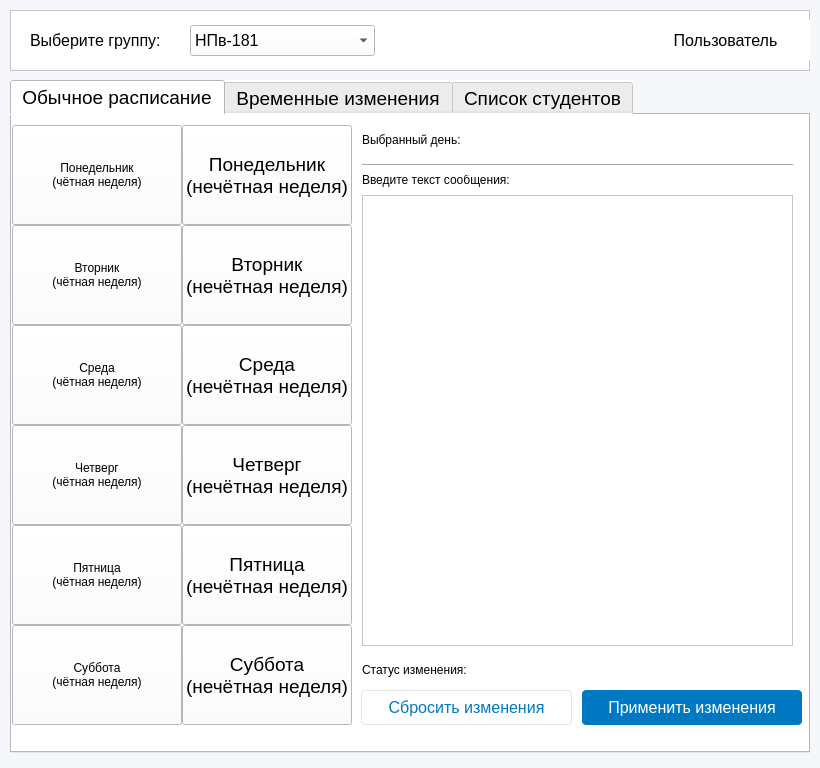
<?xml version="1.0" encoding="UTF-8"?>
<ui version="4.0">
 <class>MainWindow2</class>
 <widget class="QMainWindow" name="MainWindow2">
  <property name="geometry">
   <rect>
    <x>0</x>
    <y>0</y>
    <width>820</width>
    <height>768</height>
   </rect>
  </property>
  <property name="windowTitle">
   <string>Управление ботом РУДН</string>
  </property>
  <property name="styleSheet">
   <string notr="true">background-color: rgb(245, 247, 250);
opacity: 1;</string>
  </property>
  <widget class="QWidget" name="centralwidget">
   <property name="styleSheet">
    <string notr="true">background: #F5F7FA;
opacity: 1;</string>
   </property>
   <widget class="QTabWidget" name="tabWidget">
    <property name="geometry">
     <rect>
      <x>10</x>
      <y>80</y>
      <width>800</width>
      <height>673</height>
     </rect>
    </property>
    <property name="font">
     <font>
      <pointsize>14</pointsize>
     </font>
    </property>
    <property name="styleSheet">
     <string notr="true">background-color: rgb(255, 255, 255);</string>
    </property>
    <property name="currentIndex">
     <number>0</number>
    </property>
    <widget class="QWidget" name="tab_1">
     <attribute name="title">
      <string>Обычное расписание</string>
     </attribute>
     <widget class="QPushButton" name="b_thu_1">
      <property name="geometry">
       <rect>
        <x>170</x>
        <y>310</y>
        <width>170</width>
        <height>100</height>
       </rect>
      </property>
      <property name="font">
       <font>
        <pointsize>14</pointsize>
       </font>
      </property>
      <property name="text">
       <string>Четверг
(нечётная неделя)</string>
      </property>
     </widget>
     <widget class="QPushButton" name="b_tue_0">
      <property name="geometry">
       <rect>
        <x>0</x>
        <y>110</y>
        <width>170</width>
        <height>100</height>
       </rect>
      </property>
      <property name="styleSheet">
       <string notr="true">font: 14pt &quot;MS Shell Dlg 2&quot;;</string>
      </property>
      <property name="text">
       <string>Вторник
(чётная неделя)</string>
      </property>
     </widget>
     <widget class="QPushButton" name="b_fri_1">
      <property name="geometry">
       <rect>
        <x>170</x>
        <y>410</y>
        <width>170</width>
        <height>100</height>
       </rect>
      </property>
      <property name="font">
       <font>
        <pointsize>14</pointsize>
       </font>
      </property>
      <property name="text">
       <string>Пятница
(нечётная неделя)</string>
      </property>
     </widget>
     <widget class="QPushButton" name="b_fri_0">
      <property name="geometry">
       <rect>
        <x>0</x>
        <y>410</y>
        <width>170</width>
        <height>100</height>
       </rect>
      </property>
      <property name="styleSheet">
       <string notr="true">font: 75 14pt &quot;MS Shell Dlg 2&quot;;</string>
      </property>
      <property name="text">
       <string>Пятница
(чётная неделя)</string>
      </property>
     </widget>
     <widget class="QPushButton" name="b_sat_1">
      <property name="geometry">
       <rect>
        <x>170</x>
        <y>510</y>
        <width>170</width>
        <height>100</height>
       </rect>
      </property>
      <property name="font">
       <font>
        <pointsize>14</pointsize>
       </font>
      </property>
      <property name="text">
       <string>Суббота
(нечётная неделя)</string>
      </property>
     </widget>
     <widget class="QPushButton" name="b_tue_1">
      <property name="geometry">
       <rect>
        <x>170</x>
        <y>110</y>
        <width>170</width>
        <height>100</height>
       </rect>
      </property>
      <property name="font">
       <font>
        <pointsize>14</pointsize>
       </font>
      </property>
      <property name="text">
       <string>Вторник
(нечётная неделя)</string>
      </property>
     </widget>
     <widget class="QPushButton" name="b_wed_0">
      <property name="geometry">
       <rect>
        <x>0</x>
        <y>210</y>
        <width>170</width>
        <height>100</height>
       </rect>
      </property>
      <property name="styleSheet">
       <string notr="true">font: 14pt &quot;MS Shell Dlg 2&quot;;</string>
      </property>
      <property name="text">
       <string>Среда
(чётная неделя)</string>
      </property>
     </widget>
     <widget class="QPushButton" name="b_mon_0">
      <property name="geometry">
       <rect>
        <x>0</x>
        <y>10</y>
        <width>170</width>
        <height>100</height>
       </rect>
      </property>
      <property name="styleSheet">
       <string notr="true">font: 14pt &quot;MS Shell Dlg 2&quot;;</string>
      </property>
      <property name="text">
       <string>Понедельник
(чётная неделя)</string>
      </property>
     </widget>
     <widget class="QPushButton" name="b_wed_1">
      <property name="geometry">
       <rect>
        <x>170</x>
        <y>210</y>
        <width>170</width>
        <height>100</height>
       </rect>
      </property>
      <property name="font">
       <font>
        <pointsize>14</pointsize>
       </font>
      </property>
      <property name="text">
       <string>Среда
(нечётная неделя)</string>
      </property>
     </widget>
     <widget class="QPushButton" name="b_mon_1">
      <property name="geometry">
       <rect>
        <x>170</x>
        <y>10</y>
        <width>170</width>
        <height>100</height>
       </rect>
      </property>
      <property name="font">
       <font>
        <pointsize>14</pointsize>
       </font>
      </property>
      <property name="text">
       <string>Понедельник
(нечётная неделя)</string>
      </property>
     </widget>
     <widget class="QPushButton" name="b_sat_0">
      <property name="geometry">
       <rect>
        <x>0</x>
        <y>510</y>
        <width>170</width>
        <height>100</height>
       </rect>
      </property>
      <property name="styleSheet">
       <string notr="true">font: 75 14pt &quot;MS Shell Dlg 2&quot;;</string>
      </property>
      <property name="text">
       <string>Суббота
(чётная неделя)</string>
      </property>
     </widget>
     <widget class="QPushButton" name="b_thu_0">
      <property name="geometry">
       <rect>
        <x>0</x>
        <y>310</y>
        <width>170</width>
        <height>100</height>
       </rect>
      </property>
      <property name="styleSheet">
       <string notr="true">font: 75 14pt &quot;MS Shell Dlg 2&quot;;</string>
      </property>
      <property name="text">
       <string>Четверг
(чётная неделя)</string>
      </property>
     </widget>
     <widget class="QPlainTextEdit" name="plainTextEdit">
      <property name="geometry">
       <rect>
        <x>350</x>
        <y>80</y>
        <width>431</width>
        <height>451</height>
       </rect>
      </property>
     </widget>
     <widget class="QPushButton" name="clear_PTE">
      <property name="geometry">
       <rect>
        <x>349</x>
        <y>575</y>
        <width>211</width>
        <height>35</height>
       </rect>
      </property>
      <property name="styleSheet">
       <string notr="true">background: #FFFFFF ;
box-shadow: 0px 2px 16px #00000014;
border-radius: 4px;
opacity: 1;
text-align: center;
font: normal normal medium 12px/14px Roboto;
letter-spacing: 0px;
color: #0079C2;
text-transform: uppercase;
font-size: 16px;
font-weight: medium; 
border: 1px solid #e5e5e5;</string>
      </property>
      <property name="text">
       <string>Сбросить изменения</string>
      </property>
     </widget>
     <widget class="QPushButton" name="send_changes">
      <property name="geometry">
       <rect>
        <x>570</x>
        <y>575</y>
        <width>220</width>
        <height>35</height>
       </rect>
      </property>
      <property name="styleSheet">
       <string notr="true">background: #0079C2 ;
box-shadow: 0px 2px 16px #00000014;
border-radius: 4px;
opacity: 1;
text-align: center;
letter-spacing: 0px;
color: #FFFFFF;
text-transform: uppercase;
font-size: 16px;
font-weight: medium; </string>
      </property>
      <property name="text">
       <string>Применить изменения</string>
      </property>
     </widget>
     <widget class="QLabel" name="label_5">
      <property name="geometry">
       <rect>
        <x>350</x>
        <y>10</y>
        <width>160</width>
        <height>30</height>
       </rect>
      </property>
      <property name="text">
       <string>Выбранный день:</string>
      </property>
     </widget>
     <widget class="QLabel" name="l_day">
      <property name="geometry">
       <rect>
        <x>510</x>
        <y>10</y>
        <width>271</width>
        <height>30</height>
       </rect>
      </property>
      <property name="font">
       <font>
        <pointsize>13</pointsize>
       </font>
      </property>
      <property name="text">
       <string/>
      </property>
     </widget>
     <widget class="QLabel" name="label_6">
      <property name="geometry">
       <rect>
        <x>350</x>
        <y>540</y>
        <width>170</width>
        <height>30</height>
       </rect>
      </property>
      <property name="text">
       <string>Статус изменения:</string>
      </property>
     </widget>
     <widget class="QLabel" name="l_status">
      <property name="geometry">
       <rect>
        <x>520</x>
        <y>540</y>
        <width>250</width>
        <height>30</height>
       </rect>
      </property>
      <property name="font">
       <font>
        <pointsize>13</pointsize>
       </font>
      </property>
      <property name="text">
       <string/>
      </property>
     </widget>
     <widget class="QLabel" name="label_7">
      <property name="geometry">
       <rect>
        <x>350</x>
        <y>50</y>
        <width>241</width>
        <height>30</height>
       </rect>
      </property>
      <property name="text">
       <string>Введите текст сообщения:</string>
      </property>
     </widget>
     <widget class="Line" name="line">
      <property name="geometry">
       <rect>
        <x>350</x>
        <y>40</y>
        <width>431</width>
        <height>20</height>
       </rect>
      </property>
      <property name="orientation">
       <enum>Qt::Horizontal</enum>
      </property>
     </widget>
    </widget>
    <widget class="QWidget" name="tab_2">
     <attribute name="title">
      <string>Временные изменения</string>
     </attribute>
     <widget class="QPlainTextEdit" name="PTE_temp">
      <property name="geometry">
       <rect>
        <x>10</x>
        <y>310</y>
        <width>650</width>
        <height>171</height>
       </rect>
      </property>
     </widget>
     <widget class="QDateEdit" name="DE_temp">
      <property name="geometry">
       <rect>
        <x>10</x>
        <y>530</y>
        <width>771</width>
        <height>51</height>
       </rect>
      </property>
      <property name="styleSheet">
       <string notr="true">letter-spacing: 0px;
text-transform: uppercase;
font-size: 16px;
font-weight: medium; </string>
      </property>
     </widget>
     <widget class="QPushButton" name="clear_PTE_temp">
      <property name="geometry">
       <rect>
        <x>670</x>
        <y>400</y>
        <width>120</width>
        <height>80</height>
       </rect>
      </property>
      <property name="styleSheet">
       <string notr="true">background: #FFFFFF ;
box-shadow: 0px 2px 16px #00000014;
border-radius: 4px;
opacity: 1;
text-align: center;
font: normal normal medium 12px/14px Roboto;
letter-spacing: 0px;
color: #0079C2;
text-transform: uppercase;
font-size: 16px;
font-weight: medium; 
border: 1px solid #e5e5e5;</string>
      </property>
      <property name="text">
       <string>Сбросить
текст
сообщения</string>
      </property>
     </widget>
     <widget class="QPushButton" name="send_chages_temp">
      <property name="geometry">
       <rect>
        <x>670</x>
        <y>310</y>
        <width>120</width>
        <height>80</height>
       </rect>
      </property>
      <property name="styleSheet">
       <string notr="true">background: #0079C2 ;
box-shadow: 0px 2px 16px #00000014;
border-radius: 4px;
opacity: 1;
text-align: center;
letter-spacing: 0px;
color: #FFFFFF;
text-transform: uppercase;
font-size: 16px;
font-weight: medium; </string>
      </property>
      <property name="text">
       <string>Отправить
текст
сообщения</string>
      </property>
     </widget>
     <widget class="QLabel" name="label">
      <property name="geometry">
       <rect>
        <x>10</x>
        <y>590</y>
        <width>171</width>
        <height>20</height>
       </rect>
      </property>
      <property name="styleSheet">
       <string notr="true">letter-spacing: 0px;
text-transform: uppercase;
font-size: 16px;
font-weight: medium; </string>
      </property>
      <property name="text">
       <string>Статус изменения:</string>
      </property>
     </widget>
     <widget class="QLabel" name="l_status_2">
      <property name="geometry">
       <rect>
        <x>180</x>
        <y>590</y>
        <width>250</width>
        <height>31</height>
       </rect>
      </property>
      <property name="styleSheet">
       <string notr="true">letter-spacing: 0px;
text-transform: uppercase;
font-size: 16px;
font-weight: medium; </string>
      </property>
      <property name="text">
       <string/>
      </property>
     </widget>
     <widget class="QLabel" name="label_3">
      <property name="geometry">
       <rect>
        <x>10</x>
        <y>280</y>
        <width>250</width>
        <height>30</height>
       </rect>
      </property>
      <property name="styleSheet">
       <string notr="true">letter-spacing: 0px;
text-transform: uppercase;
font-size: 16px;
font-weight: medium; </string>
      </property>
      <property name="text">
       <string>Введите текст сообщения:</string>
      </property>
     </widget>
     <widget class="QLabel" name="label_4">
      <property name="geometry">
       <rect>
        <x>10</x>
        <y>5</y>
        <width>250</width>
        <height>20</height>
       </rect>
      </property>
      <property name="styleSheet">
       <string notr="true">letter-spacing: 0px;
text-transform: uppercase;
font-size: 16px;
font-weight: medium; </string>
      </property>
      <property name="text">
       <string>Запланированные события:</string>
      </property>
     </widget>
     <widget class="QPushButton" name="delete_temp_note">
      <property name="geometry">
       <rect>
        <x>670</x>
        <y>30</y>
        <width>120</width>
        <height>80</height>
       </rect>
      </property>
      <property name="styleSheet">
       <string notr="true">background: #0079C2 ;
box-shadow: 0px 2px 16px #00000014;
border-radius: 4px;
opacity: 1;
text-align: center;
letter-spacing: 0px;
color: #FFFFFF;
text-transform: uppercase;
font-size: 16px;
font-weight: medium; </string>
      </property>
      <property name="text">
       <string>Удалить
запись</string>
      </property>
     </widget>
     <widget class="QLabel" name="label_8">
      <property name="geometry">
       <rect>
        <x>10</x>
        <y>490</y>
        <width>251</width>
        <height>31</height>
       </rect>
      </property>
      <property name="styleSheet">
       <string notr="true">letter-spacing: 0px;
text-transform: uppercase;
font-size: 16px;
font-weight: medium; </string>
      </property>
      <property name="text">
       <string>Выберите дату сообщения:</string>
      </property>
     </widget>
     <widget class="QTreeWidget" name="TW_temp">
      <property name="geometry">
       <rect>
        <x>10</x>
        <y>30</y>
        <width>651</width>
        <height>241</height>
       </rect>
      </property>
      <attribute name="headerShowSortIndicator" stdset="0">
       <bool>true</bool>
      </attribute>
      <column>
       <property name="text">
        <string>Дата события</string>
       </property>
      </column>
      <column>
       <property name="text">
        <string>Текст события</string>
       </property>
      </column>
     </widget>
     <widget class="QPushButton" name="refresh_btn_tab2">
      <property name="geometry">
       <rect>
        <x>670</x>
        <y>120</y>
        <width>120</width>
        <height>80</height>
       </rect>
      </property>
      <property name="styleSheet">
       <string notr="true">background-color: rgb(255, 255, 255);
opacity: 1;
text-align: center;
font: normal normal medium 12px/14px Roboto;
letter-spacing: 0px;
color: #0079C2;
text-transform: uppercase;
font-size: 16px;
font-weight: medium; 
border: 1px solid #e5e5e5;

</string>
      </property>
      <property name="text">
       <string>Обновить</string>
      </property>
     </widget>
    </widget>
    <widget class="QWidget" name="tab">
     <attribute name="title">
      <string>Список студентов</string>
     </attribute>
     <widget class="QTreeWidget" name="stud_tab">
      <property name="geometry">
       <rect>
        <x>0</x>
        <y>0</y>
        <width>641</width>
        <height>631</height>
       </rect>
      </property>
      <property name="horizontalScrollBarPolicy">
       <enum>Qt::ScrollBarAlwaysOff</enum>
      </property>
      <property name="sortingEnabled">
       <bool>false</bool>
      </property>
      <property name="columnCount">
       <number>5</number>
      </property>
      <attribute name="headerCascadingSectionResizes">
       <bool>false</bool>
      </attribute>
      <attribute name="headerHighlightSections">
       <bool>false</bool>
      </attribute>
      <attribute name="headerShowSortIndicator" stdset="0">
       <bool>false</bool>
      </attribute>
      <attribute name="headerStretchLastSection">
       <bool>true</bool>
      </attribute>
      <column>
       <property name="text">
        <string>№</string>
       </property>
      </column>
      <column>
       <property name="text">
        <string>Фамилия</string>
       </property>
      </column>
      <column>
       <property name="text">
        <string>Имя</string>
       </property>
      </column>
      <column>
       <property name="text">
        <string>Отчество</string>
       </property>
      </column>
      <column>
       <property name="text">
        <string>Номер студенческого</string>
       </property>
      </column>
     </widget>
     <widget class="QPushButton" name="add_stud_btn">
      <property name="geometry">
       <rect>
        <x>649</x>
        <y>20</y>
        <width>141</width>
        <height>80</height>
       </rect>
      </property>
      <property name="styleSheet">
       <string notr="true">background: var(--primary);
background: #0079C2 ;
box-shadow: 0px 2px 16px #00000014;
border-radius: 4px;
opacity: 1;
font: var(--unnamed-font-style-normal) normal medium 12px/14px var(--unnamed-font-family-roboto);
letter-spacing: var(--unnamed-character-spacing-0);
text-align: center;
font: normal normal medium 12px/14px Roboto;
letter-spacing: 0px;
color: #FFFFFF;
text-transform: uppercase;
opacity: 1;
font-size: 16px;
font-weight: medium; </string>
      </property>
      <property name="text">
       <string>Добавить
студента</string>
      </property>
     </widget>
     <widget class="QPushButton" name="delete_stud_btn">
      <property name="geometry">
       <rect>
        <x>649</x>
        <y>110</y>
        <width>141</width>
        <height>80</height>
       </rect>
      </property>
      <property name="styleSheet">
       <string notr="true">background: var(--primary);
background: #0079C2 ;
box-shadow: 0px 2px 16px #00000014;
border-radius: 4px;
opacity: 1;
font: var(--unnamed-font-style-normal) normal medium 12px/14px var(--unnamed-font-family-roboto);
letter-spacing: var(--unnamed-character-spacing-0);
text-align: center;
font: normal normal medium 12px/14px Roboto;
letter-spacing: 0px;
color: #FFFFFF;
text-transform: uppercase;
opacity: 1;
font-size: 16px;
font-weight: medium; </string>
      </property>
      <property name="text">
       <string>Удалить
студента</string>
      </property>
     </widget>
     <widget class="QPushButton" name="refresh_btn_tab3">
      <property name="geometry">
       <rect>
        <x>649</x>
        <y>200</y>
        <width>141</width>
        <height>80</height>
       </rect>
      </property>
      <property name="styleSheet">
       <string notr="true">background: var(--primary);
background: #0079C2 ;
box-shadow: 0px 2px 16px #00000014;
border-radius: 4px;
opacity: 1;
font: var(--unnamed-font-style-normal) normal medium 12px/14px var(--unnamed-font-family-roboto);
letter-spacing: var(--unnamed-character-spacing-0);
text-align: center;
font: normal normal medium 12px/14px Roboto;
letter-spacing: 0px;
color: #FFFFFF;
text-transform: uppercase;
opacity: 1;
font-size: 16px;
font-weight: medium; </string>
      </property>
      <property name="text">
       <string>Обновить</string>
      </property>
     </widget>
     <widget class="QPushButton" name="pushButton">
      <property name="geometry">
       <rect>
        <x>649</x>
        <y>290</y>
        <width>141</width>
        <height>80</height>
       </rect>
      </property>
      <property name="styleSheet">
       <string notr="true">background: var(--primary);
background: #0079C2 ;
box-shadow: 0px 2px 16px #00000014;
border-radius: 4px;
opacity: 1;
font: var(--unnamed-font-style-normal) normal medium 12px/14px var(--unnamed-font-family-roboto);
letter-spacing: var(--unnamed-character-spacing-0);
text-align: center;
font: normal normal medium 12px/14px Roboto;
letter-spacing: 0px;
color: #FFFFFF;
text-transform: uppercase;
opacity: 1;
font-size: 16px;
font-weight: medium; </string>
      </property>
      <property name="text">
       <string>Изменение
данных</string>
      </property>
     </widget>
     <widget class="QPushButton" name="pushButton_2">
      <property name="geometry">
       <rect>
        <x>649</x>
        <y>380</y>
        <width>141</width>
        <height>80</height>
       </rect>
      </property>
      <property name="styleSheet">
       <string notr="true">background: var(--primary);
background: #0079C2 ;
box-shadow: 0px 2px 16px #00000014;
border-radius: 4px;
opacity: 1;
font: var(--unnamed-font-style-normal) normal medium 12px/14px var(--unnamed-font-family-roboto);
letter-spacing: var(--unnamed-character-spacing-0);
text-align: center;
font: normal normal medium 12px/14px Roboto;
letter-spacing: 0px;
color: #FFFFFF;
text-transform: uppercase;
opacity: 1;
font-size: 16px;
font-weight: medium; </string>
      </property>
      <property name="text">
       <string>Обзор
успеваемости</string>
      </property>
     </widget>
    </widget>
   </widget>
   <widget class="QFrame" name="frame">
    <property name="geometry">
     <rect>
      <x>10</x>
      <y>10</y>
      <width>800</width>
      <height>61</height>
     </rect>
    </property>
    <property name="styleSheet">
     <string notr="true">background-color: rgb(255, 255, 255);</string>
    </property>
    <property name="frameShape">
     <enum>QFrame::StyledPanel</enum>
    </property>
    <property name="frameShadow">
     <enum>QFrame::Raised</enum>
    </property>
    <widget class="QLabel" name="l_name">
     <property name="geometry">
      <rect>
       <x>630</x>
       <y>10</y>
       <width>171</width>
       <height>40</height>
      </rect>
     </property>
     <property name="sizePolicy">
      <sizepolicy hsizetype="Preferred" vsizetype="Preferred">
       <horstretch>0</horstretch>
       <verstretch>0</verstretch>
      </sizepolicy>
     </property>
     <property name="font">
      <font>
       <pointsize>-1</pointsize>
      </font>
     </property>
     <property name="layoutDirection">
      <enum>Qt::LeftToRight</enum>
     </property>
     <property name="autoFillBackground">
      <bool>false</bool>
     </property>
     <property name="styleSheet">
      <string notr="true">letter-spacing: 0px;
text-transform: uppercase;
font-size: 16px;
font-weight: medium; </string>
     </property>
     <property name="text">
      <string>Пользователь</string>
     </property>
     <property name="textFormat">
      <enum>Qt::AutoText</enum>
     </property>
     <property name="alignment">
      <set>Qt::AlignCenter</set>
     </property>
     <property name="wordWrap">
      <bool>false</bool>
     </property>
    </widget>
    <widget class="QLabel" name="label_2">
     <property name="geometry">
      <rect>
       <x>20</x>
       <y>10</y>
       <width>147</width>
       <height>40</height>
      </rect>
     </property>
     <property name="styleSheet">
      <string notr="true">letter-spacing: 0px;
text-transform: uppercase;
font-size: 16px;
font-weight: medium; </string>
     </property>
     <property name="text">
      <string>Выберите группу:</string>
     </property>
    </widget>
    <widget class="QLabel" name="label_9">
     <property name="geometry">
      <rect>
       <x>590</x>
       <y>10</y>
       <width>31</width>
       <height>40</height>
      </rect>
     </property>
     <property name="layoutDirection">
      <enum>Qt::LeftToRight</enum>
     </property>
     <property name="text">
      <string>&lt;img src='account.svg' /&gt;</string>
     </property>
    </widget>
    <widget class="QComboBox" name="comboBox">
     <property name="geometry">
      <rect>
       <x>180</x>
       <y>15</y>
       <width>185</width>
       <height>31</height>
      </rect>
     </property>
     <property name="styleSheet">
      <string notr="true">letter-spacing: 0px;
text-transform: uppercase;
font-size: 16px;
font-weight: medium; </string>
     </property>
     <property name="currentText">
      <string>НПв-181</string>
     </property>
     <item>
      <property name="text">
       <string>НПв-181</string>
      </property>
     </item>
    </widget>
   </widget>
  </widget>
 </widget>
 <resources/>
 <connections/>
</ui>
